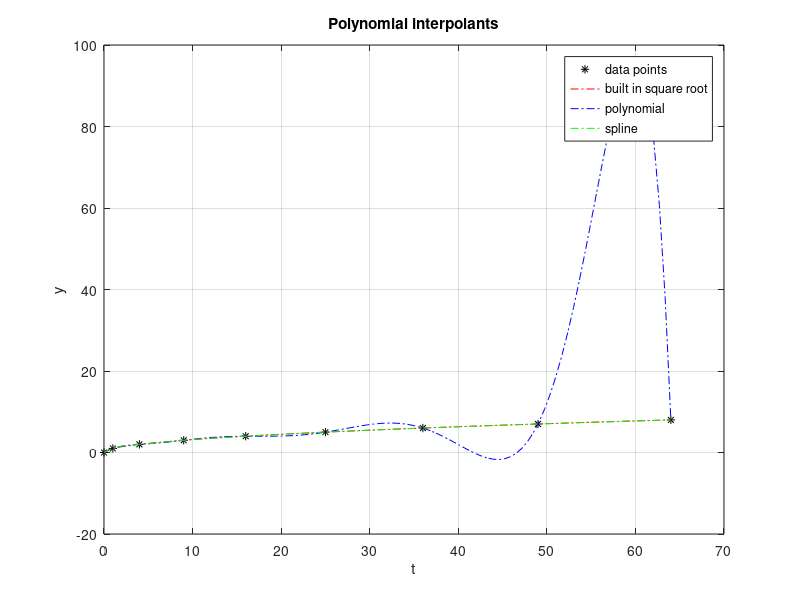

The MATLAB script that drew this image:
%% Solves qs 7.5 for project

% this function plots the data curve and the cubic spline
function polynomialInterpolation()

% initialize given values
t = [0; 1; 4; 9; 16; 25; 36; 49; 64];
y = [0; 1; 2; 3; 4; 5; 6; 7; 8];

% compute spline and polynomial
poly = polyfit(t,y,8);
splineVal = spline(t,y);

ts = linspace(0,64,100)';
root = sqrt(ts); 
yPoly = polyval(poly,ts);
ySpline = ppval(splineVal,ts);

% plot the data ponts, polynomial, spline and the built in sqrt result
figure; 
plot(t,y,'k*');
hold on; 
plot(ts,root,'r-.');
plot(ts,yPoly,'b-.');
plot(ts,ySpline,'g-.');
title('Polynomial interpolants');
xlabel('t'); 
ylabel('y'); 
legend('data points','built in square root','polynomial','spline');
grid on
end